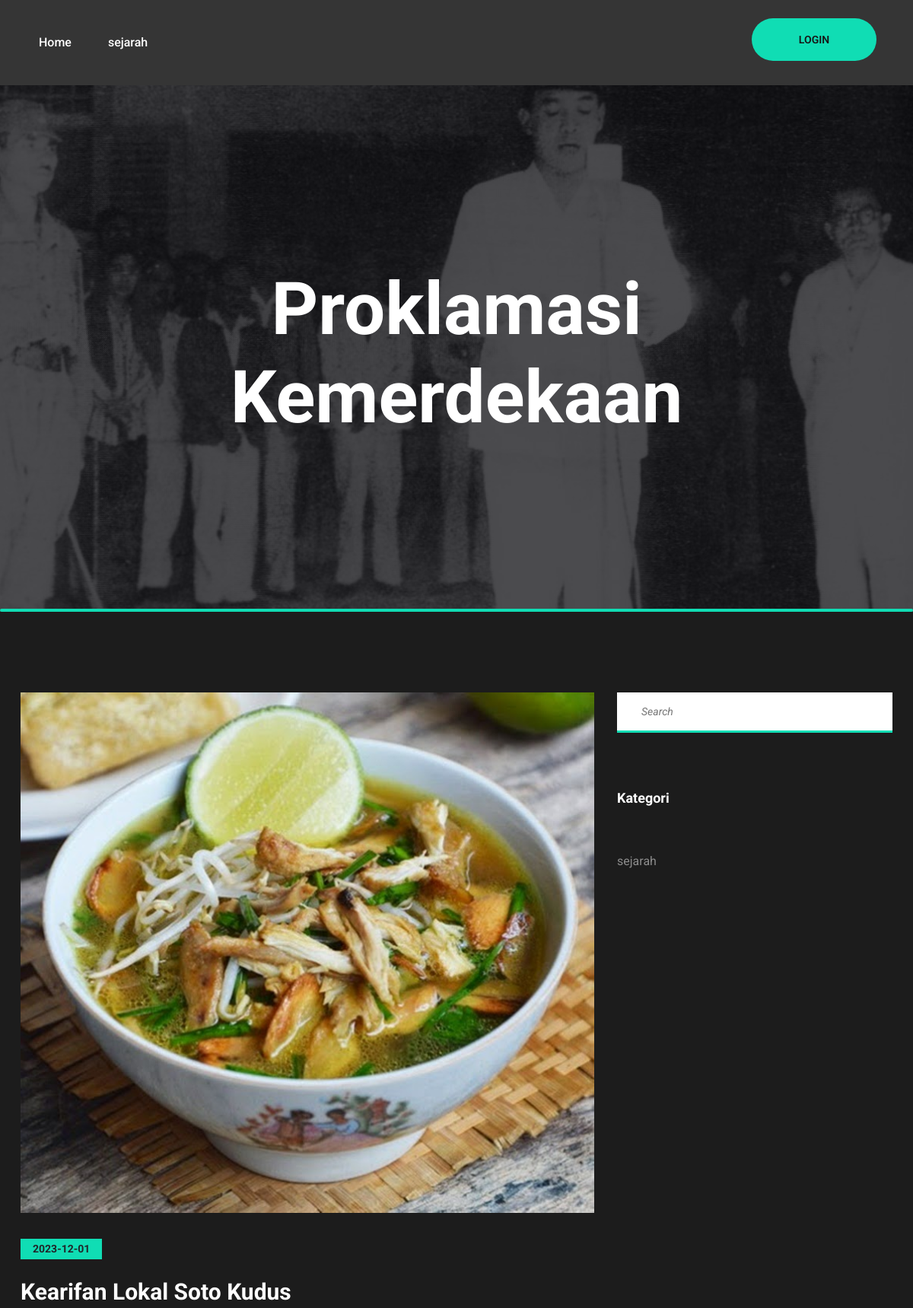
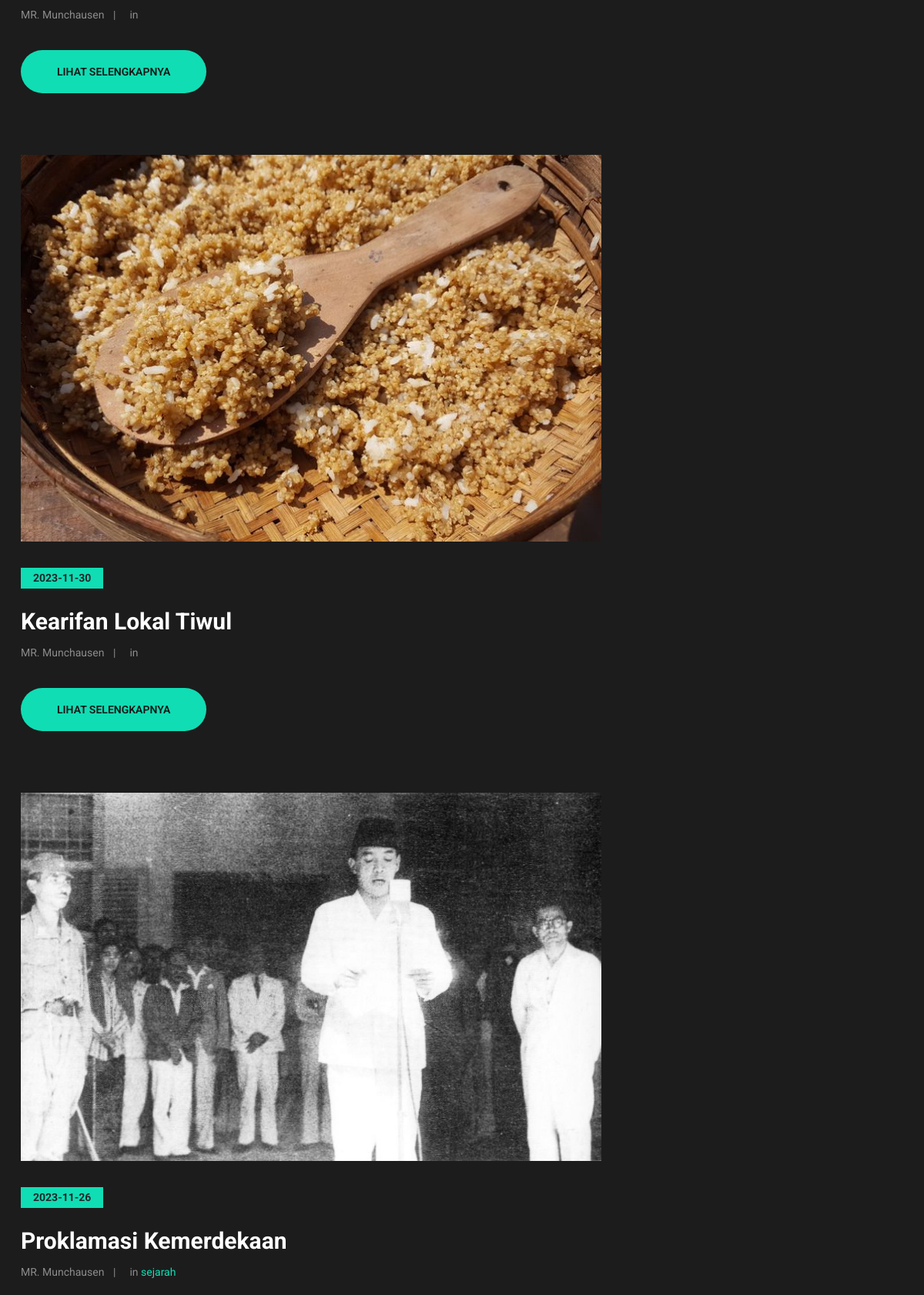
The page / (upper part) on the database its author committed (2 pictures, top to bottom).
### tables this page shows
CREATE TABLE `kategori` (
  `id_kategori` int(11) NOT NULL,
  `nama_kategori` varchar(60) NOT NULL
);

CREATE TABLE `carousel` (
  `id_carousel` int(11) NOT NULL,
  `judul` varchar(60) NOT NULL,
  `foto` varchar(30) NOT NULL
);

CREATE TABLE `konten` (
  `id_konten` int(11) NOT NULL,
  `judul` varchar(60) NOT NULL,
  `keterangan` text NOT NULL,
  `slug` varchar(60) NOT NULL,
  `id_kategori` varchar(20) NOT NULL,
  `tanggal` date NOT NULL,
  `username` varchar(60) NOT NULL,
  `foto` varchar(30) NOT NULL
);

CREATE TABLE `user` (
  `id_user` int(11) NOT NULL,
  `username` varchar(60) NOT NULL,
  `password` varchar(200) NOT NULL,
  `nama` varchar(40) NOT NULL,
  `level` enum('Admin','Kontributor') NOT NULL
);

### application/controllers/Home.php (called while the page is built, shortened)
<?php
class Home extends CI_Controller {
    public function index(){
        $this->db->from('konfigurasi');
        $konfig = $this->db->get()->row();
        $this->db->from('kategori');
        $kategori = $this->db->get()->result_array();
        $kategori = $this->db->from('kategori')->get()->result_array();
        $carousel = $this->db->from('carousel')->get()->result_array();
        $this->db->from('konten a');
        $this->db->join('kategori b','a.id_kategori=b.id_kategori','left');
        $this->db->join('user c','a.username=c.username','left');
        $this->db->order_by('tanggal','DESC');
        $konten = $this->db->get()->result_array();
        $data = array(
            'judul' => "Beranda | Web CMS",
            'konfig'  => $konfig,
            'kategori'  => $kategori,
            'carousel'  => $carousel,
            'konten'    => $konten,
        );
        $this->load->view('beranda', $data);
    }
}

### index.php (called while the page is built, shortened)
<?php
require_once BASEPATH.'core/CodeIgniter.php';

### application/views/beranda.php (the view, shortened to what this page needs)
<!DOCTYPE html>
<html lang="zxx">
<head>
	<link rel="stylesheet" href="<?= base_url('assets/front/'); ?>css/bootstrap.min.css"/>
	<link rel="stylesheet" href="<?= base_url('assets/front/'); ?>css/font-awesome.min.css"/>
	<link rel="stylesheet" href="<?= base_url('assets/front/'); ?>css/magnific-popup.css"/>
	<link rel="stylesheet" href="<?= base_url('assets/front/'); ?>css/owl.carousel.min.css"/>
	<link rel="stylesheet" href="<?= base_url('assets/front/'); ?>css/animate.css"/>
	<link rel="stylesheet" href="<?= base_url('assets/front/'); ?>css/slicknav.min.css"/>
	<link rel="stylesheet" href="<?= base_url('assets/front/'); ?>css/style.css"/>
</head>
<body>
	<header class="header-section">
		<ul class="main-menu">
			<li><a href="<?= base_url() ?>">Home</a></li>
			<?php foreach($kategori as $k){ ?>
                <li><a href="<?= base_url('home/kategori/') . $k['id_kategori'] ?>"><?= $k['nama_kategori'] ?></a></li>
            <?php } ?>
		</ul>
	<a href="<?= base_url('auth') ?>" class="site-btn float-right mt-4 mx-5">Login</a>
	</header>
	<section class="hero-section">
		<div class="hero-slider owl-carousel">
            <?php foreach($carousel as $car){ ?>
			<div class="hero-item set-bg" data-setbg="<?= base_url('assets/upload/carousel/' . $car['foto']); ?>">
				<div class="container">
					<div class="row">
						<div class="col-lg-10 offset-lg-1">
							<h2><?= $car['judul'] ?></h2>
						</div>
					</div>
				</div>
			</div>
            <?php } ?>
		</div>
	</section>
	<section class="blog-section spad">
		<div class="container">
			<div class="row">
				<div class="col-lg-8 blog-posts">
					<?php foreach($konten as $k){ ?>
					<div class="blog-post featured-post">
						<img src="<?= base_url('assets/upload/konten/'.$k['foto']); ?>" alt="">
						<div class="post-date"><?= $k['tanggal'] ?></div>
						<h3><?= $k['judul'] ?></h3>
						<div class="post-metas">
							<div class="post-meta"><?= $k['nama'] ?></div>
							<div class="post-meta">in <a href="#"><?= $k['nama_kategori'] ?></a></div>
						</div>
						<a href="<?= base_url('home/artikel/').$k['slug'] ?>" class="site-btn">Lihat Selengkapnya</a>
					</div>
					<?php } ?>
				</div>
				<div class="col-lg-4 sidebar">
					<div class="sb-widget">
						<form class="sb-search">
							<input type="text" placeholder="Search">
						</form>
					</div>
					<div class="sb-widget">
						<h2 class="sb-title">Kategori</h2>
						<ul class="sb-cata-list">
							<?php foreach($kategori as $k){ ?>
                                <li><a href="<?= base_url('home/kategori/') . $k['id_kategori'] ?>"><?= $k['nama_kategori'] ?></a></li>
                            <?php } ?>
						</ul>
					</div>
				</div>
			</div>
		</div>
	</section>
	</body>
</html>

### assets/front/css/style.css (style rules this page uses)
html, body { height: 100%; font-family: "Roboto", sans-serif; -webkit-font-smoothing: antialiased; font-smoothing: antialiased; }
h1, h2, h3, h4, h5, h6 { margin: 0; color: #111111; font-weight: 700; }
h2 { font-size: 36px; }
h3 { font-size: 30px; }
img { max-width: 100%; }
ul, ol { padding: 0; margin: 0; }
.set-bg { background-repeat: no-repeat; background-size: cover; background-position: top center; }
.spad { padding-top: 106px; padding-bottom: 106px; }
.site-btn { display: inline-block; border: none; font-size: 14px; font-weight: 600; min-width: 164px; padding: 21px 47px; border-radius: 50px; text-transform: uppercase; background: #10ddb4; color: #161616; line-height: 1; cursor: pointer; text-align: center; }
.header-section { position: absolute; width: 100%; left: 0; top: 0; background: #353535; z-index: 9999; }
.main-menu { display: inline-block; padding-left: 44px; position: relative; z-index: 99; background: #353535; }
.main-menu li { display: inline-block; }
.main-menu li a { position: relative; display: block; padding: 44px 7px; margin-right: 55px; font-size: 16px; font-weight: 500; color: #fff; }
.main-menu li a:after { position: absolute; content: ""; width: 0; height: 3px; left: 0; bottom: 0; background: #10ddb4; -webkit-transition: all 0.3s; transition: all 0.3s; }
.hero-item { height: 804px; display: -webkit-box; display: -ms-flexbox; display: flex; -webkit-box-align: center; -ms-flex-align: center; align-items: center; -webkit-box-pack: center; -ms-flex-pack: center; justify-content: center; text-align: center; position: relative; padding-top: 140px; }
.hero-item:after { position: absolute; content: ""; width: 100%; height: 100%; left: 0; top: 0; background: #0d0d11; opacity: 0.74; z-index: 1; }
.hero-item .container { position: relative; z-index: 9; }
.hero-item h2 { font-size: 96px; font-weight: 700; color: #fff; margin-bottom: 15px; }
.hero-item .site-btn, .hero-item p, .hero-item h2 { position: relative; top: 50px; opacity: 0; }
.hero-slider .owl-item.active .hero-item h2, .hero-slider .owl-item.active .hero-item p, .hero-slider .owl-item.active .hero-item .site-btn { top: 0; opacity: 1; }
.hero-slider .owl-item.active .hero-item h2 { -webkit-transition: all 0.5s ease 0.4s; transition: all 0.5s ease 0.4s; }
.blog-section { background: #1c1c1c; }
.blog-section .blog-posts { margin-bottom: -70px; }
.blog-post { margin-bottom: 70px; }
.blog-post img { margin-bottom: 34px; min-width: 100%; }
.blog-post .post-date { display: inline-block; font-size: 14px; font-weight: 700; padding: 3px 16px; margin-bottom: 25px; background: #10ddb4; }
.blog-post h3 { color: #fff; margin-bottom: 10px; }
.blog-post .post-metas { margin-bottom: 30px; }
.blog-post .post-metas .post-meta { position: relative; display: inline-block; color: #8c8c8c; font-size: 14px; padding-right: 15px; margin-right: 14px; margin-bottom: 5px; }
.blog-post .post-metas .post-meta:after { position: absolute; content: "|"; right: 0; top: 0; color: #8c8c8c; font-size: 14px; }
.blog-post .post-metas .post-meta:last-child { margin-right: 0; padding-right: 0; }
.blog-post .post-metas .post-meta:last-child:after { display: none; }
.blog-post .post-metas a { color: #ffea00; }
.blog-post.featured-post, .blog-post.review-post, .blog-post.single-post { margin-bottom: 80px; }
.blog-post.featured-post .post-metas a, .blog-post.review-post .post-metas a, .blog-post.single-post .post-metas a { color: #10ddb4; }
.sb-widget { margin-bottom: 75px; }
.sb-widget .sb-title { font-size: 18px; font-weight: 700; color: #fff; margin-bottom: 60px; }
.sb-widget .sb-search input { width: 100%; height: 53px; font-size: 14px; font-style: italic; padding: 0 32px; border: none; border-bottom: 3px solid #10ddb4; }
.sb-cata-list { list-style: none; }
.sb-cata-list li { display: block; overflow: hidden; margin-bottom: 13px; }
.sb-cata-list li a { display: block; color: #8c8c8c; font-size: 16px; }
.sb-cata-list li:last-child a { margin-bottom: 0; }
@media (min-width: 1200px) { .container { max-width: 1176px; } }
@media only screen and (min-width: 1200px) and (max-width: 1360px) { .main-menu li a { margin-right: 30px; } }

### rows shown on the page
kategori: nama_kategori "sejarah"
carousel: judul "Proklamasi Kemerdekaan"
konten: foto (picture), tanggal "2023-12-01", judul "Kearifan Lokal Soto Kudus", user.nama "MR. Munchausen"
konten: foto (picture), tanggal "2023-11-30", judul "Kearifan Lokal Tiwul", user.nama "MR. Munchausen"
konten: foto (picture), tanggal "2023-11-26", judul "Proklamasi Kemerdekaan", user.nama "MR. Munchausen", id_kategori.nama_kategori "sejarah"
